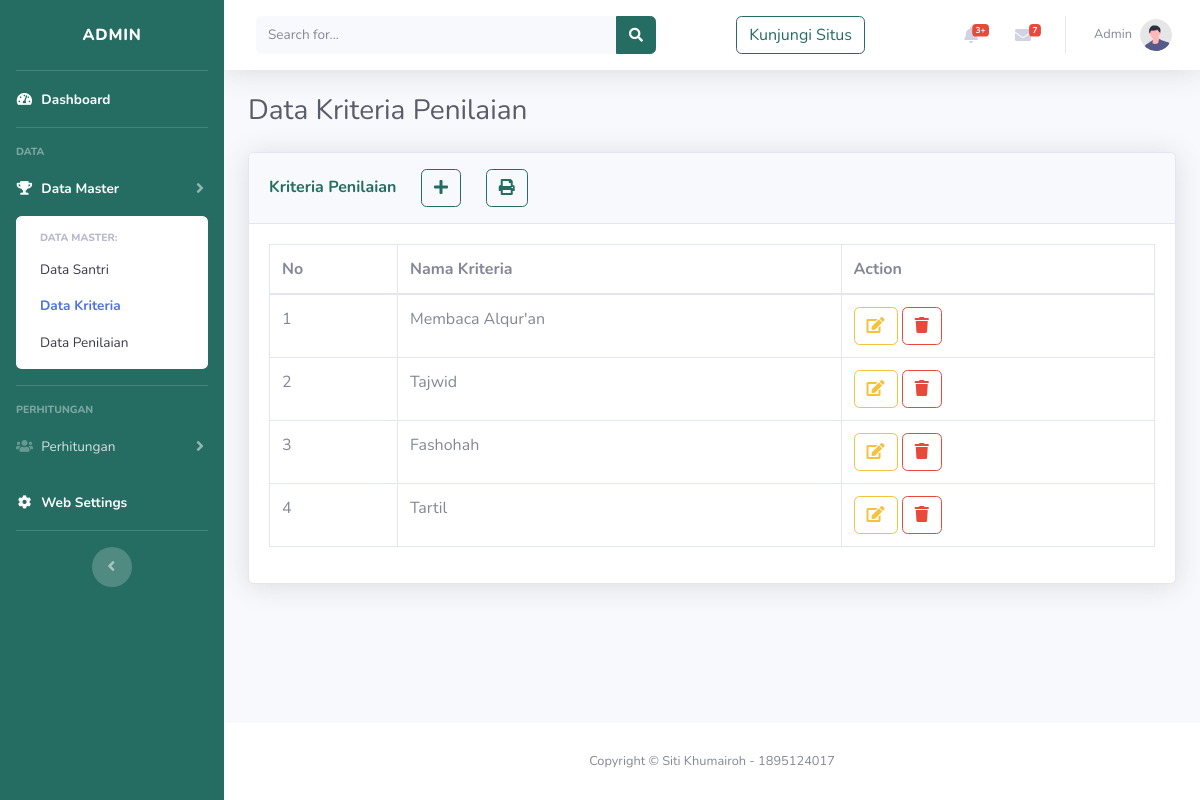
The app's page /admin/kriteria.php with its own data.
### tables this page shows
CREATE TABLE `tb_kriteria` (
  `id_kriteria` int(11) NOT NULL,
  `jenis_kriteria` varchar(255) NOT NULL
);

### admin/kriteria.php (the view, shortened to what this page needs)
<?php include 'header.php'; ?>
<body id="page-top">
    <div id="wrapper">
        <ul class="navbar-nav bg-gradient-success sidebar sidebar-dark accordion" id="accordionSidebar">
            <a class="sidebar-brand d-flex align-items-center justify-content-center" href="index.php">
                <div class="sidebar-brand-icon">
                 <span>Admin</span>
             </div>
         </a>
         <hr class="sidebar-divider my-0">
         <li class="nav-item active">
            <a class="nav-link" href="index.php">
                <i class="fas fa-fw fa-tachometer-alt"></i>
                <span>Dashboard</span></a>
            </li>
            <hr class="sidebar-divider">
            <div class="sidebar-heading">
                Data
            </div>
            <li class="nav-item active">
                <a class="nav-link collapsed" href="#" data-toggle="collapse" data-target="#collapseTwo"
                aria-expanded="true" aria-controls="collapseTwo">
                <i class="fas fa-fw fa-trophy"></i>
                <span>Data Master</span>
            </a>
            <div id="collapseTwo" class="collapse show" aria-labelledby="headingTwo" data-parent="#accordionSidebar">
                <div class="bg-white py-2 collapse-inner rounded">
                    <h6 class="collapse-header">Data Master:</h6>
                    <a class="collapse-item" href="santri.php">Data Santri</a>
                    <a class="collapse-item active" href="kriteria.php">Data Kriteria</a>
                    <a class="collapse-item" href="nilai.php">Data Penilaian</a>
                </div>
            </div>
        </li>
        <hr class="sidebar-divider">
        <div class="sidebar-heading">
            Perhitungan
        </div>
        <li class="nav-item">
            <a class="nav-link collapsed" href="#" data-toggle="collapse" data-target="#collapsePages"
            aria-expanded="true" aria-controls="collapsePages">
            <i class="fas fa-fw fa-users"></i>
            <span>Perhitungan</span>
        </a>
    </li>
    <li class="nav-item active">
        <a class="nav-link" href="settings.php">
            <i class="fas fa-fw fa-cog"></i>
            <span>Web Settings</span></a>
        </li>
        <hr class="sidebar-divider d-none d-md-block">
        <div class="text-center d-none d-md-inline">
            <button class="rounded-circle border-0" id="sidebarToggle"></button>
        </div>
    </ul>
    <?php include 'nav.php'; ?>
    <div class="container-fluid">
        <div class="d-sm-flex align-items-center justify-content-between mb-4">
            <h1 class="h3 mb-0 text-gray-800">Data Kriteria Penilaian</h1>
        </div>
        <div class="row">
            <div class="col-lg-12">
                <div class="card shadow mb-4">
                    <div class="card-header py-3">
                        <h6 class="m-0 font-weight-bold text-success">Kriteria Penilaian
                            &emsp;
                            <button data-toggle="modal" data-target="#add" class="btn btn-outline-success"><i class="fas fa-plus"></i></button>
                            <button class="btn btn-outline-success"><i class="fas fa-print"></i></button>
                        </h6>
                    </div>
                    <div class="card-body">
                        <div class="table-responsive">
                            <table class="table table-bordered" id="dataTable" width="100%" cellspacing="0">
                                <thead>
                                    <tr>
                                        <th>No</th>
                                        <th>Nama Kriteria</th>
                                        <th>Action</th>
                                    </tr>
                                </thead>
                                <tbody>
                                 <?php $nomor=1;
                                 $ambil=$koneksi->query("SELECT * FROM tb_kriteria");
                                 while ($data=$ambil->fetch_array()){
                                   ?>
                                   <tr>
                                    <td><?php echo $nomor++; ?></td>
                                    <td><?php echo $data['jenis_kriteria']; ?></td>
                                    <td>
                                        <button data-toggle="modal" data-target="#edit<?php echo $data['id_kriteria']; ?>" class="btn btn-outline-warning"><i class="fas fa-edit"></i></button>
                                        <button data-toggle="modal" data-target="#delete<?php $data['id_kriteria']; ?>" class="btn btn-outline-danger"><i class="fas fa-trash"></i></button>
                                    </td>
                                </tr>
                    <?php }; ?>
                </tbody>
            </table>
        </div>
    </div>
</div>
</div>
</div>
</div>
</div>
<footer class="sticky-footer bg-white">
    <div class="container my-auto">
        <div class="copyright text-center my-auto">
            <span>Copyright &copy;  Siti Khumairoh - 1895124017</span>
        </div>
    </div>
</footer>
</div>
</div>
</body>
</html>

### records on screen
tb_kriteria: jenis_kriteria "Membaca Alqur'an"
tb_kriteria: jenis_kriteria "Tajwid"
tb_kriteria: jenis_kriteria "Fashohah"
tb_kriteria: jenis_kriteria "Tartil"
